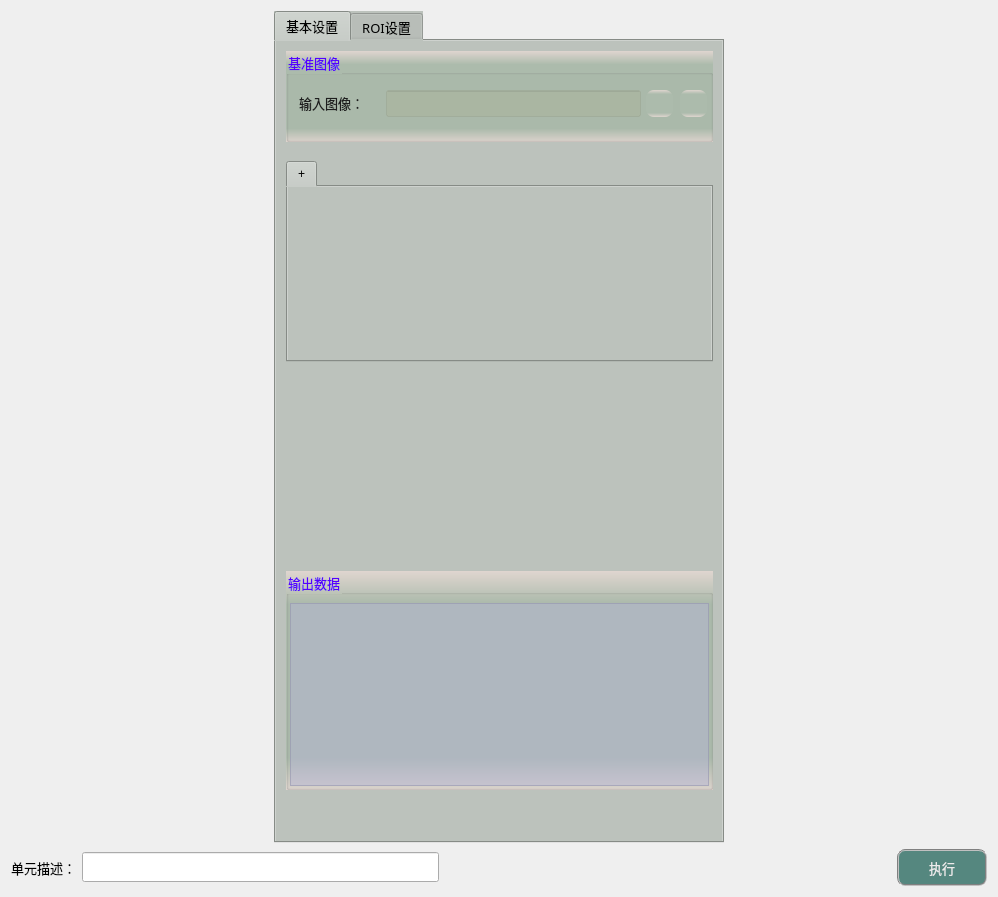
<?xml version="1.0" encoding="UTF-8"?>
<ui version="4.0">
 <class>frmFocusFusionClass</class>
 <widget class="QDialog" name="frmFocusFusionClass">
  <property name="geometry">
   <rect>
    <x>0</x>
    <y>0</y>
    <width>998</width>
    <height>897</height>
   </rect>
  </property>
  <property name="windowTitle">
   <string>frmFocusFusion</string>
  </property>
  <layout class="QVBoxLayout" name="verticalLayout">
   <item>
    <layout class="QHBoxLayout" name="horizontalLayout_2">
     <item>
      <widget class="QTabWidget" name="tabWidget">
       <property name="sizePolicy">
        <sizepolicy hsizetype="Fixed" vsizetype="Expanding">
         <horstretch>0</horstretch>
         <verstretch>0</verstretch>
        </sizepolicy>
       </property>
       <property name="minimumSize">
        <size>
         <width>450</width>
         <height>550</height>
        </size>
       </property>
       <property name="maximumSize">
        <size>
         <width>16777215</width>
         <height>16777215</height>
        </size>
       </property>
       <property name="font">
        <font>
         <family>微软雅黑</family>
         <pointsize>10</pointsize>
        </font>
       </property>
       <property name="styleSheet">
        <string notr="true">background-color: #bcc2bc;</string>
       </property>
       <property name="currentIndex">
        <number>0</number>
       </property>
       <widget class="QWidget" name="tab">
        <attribute name="title">
         <string>基本设置</string>
        </attribute>
        <widget class="QGroupBox" name="groupC3">
         <property name="geometry">
          <rect>
           <x>10</x>
           <y>530</y>
           <width>427</width>
           <height>219</height>
          </rect>
         </property>
         <property name="font">
          <font>
           <family>微软雅黑</family>
           <pointsize>10</pointsize>
          </font>
         </property>
         <property name="styleSheet">
          <string notr="true">background-color: qlineargradient(x1:0, y1:0, x2:0, y2:1, stop:0 #dfd5cf, stop: 0.15 #acbbac, stop: 0.85 #acbbac,stop:1 #dfd5cf);
color: rgb(85, 0, 255);</string>
         </property>
         <property name="title">
          <string>输出数据</string>
         </property>
         <widget class="QTextEdit" name="txtMsg">
          <property name="geometry">
           <rect>
            <x>4</x>
            <y>32</y>
            <width>419</width>
            <height>183</height>
           </rect>
          </property>
          <property name="font">
           <font>
            <family>微软雅黑</family>
           </font>
          </property>
          <property name="styleSheet">
           <string notr="true">QTextEdit         
{
    background-color: rgba(180, 180, 215,120);    
    gridline-color: rgba(220, 220, 255,255);
    color: rgba(20, 20, 20,200);
}
QScrollBar:vertical{ 
		background:#FFFFF2;
		padding-top:20px;
		padding-bottom:20px;
		padding-left:2px;
		padding-right:2px;
		border-left:1px solid #d7d7d7;}
QScrollBar::handle:vertical{
		background:#dbdbdb;
		border-radius:6px;
		min-height:20px;}
QScrollBar::handle:vertical:hover{
		background:#d0d0d0;}
QScrollBar::add-line:vertical{
		background:url(:/resource/down.png) center no-repeat;}
QScrollBar::sub-line:vertical{
		background:url(:/resource/up.png) center no-repeat;}
QScrollBar:horizontal{ 
		background:#FFFFF2;
		padding-top:20px;
		padding-bottom:20px;
		padding-left:2px;
		padding-right:2px;
		border-left:1px solid #d7d7d7;}
QScrollBar::handle:horizontal{
		background:#dbdbdb;
		border-radius:6px;
		min-height:20px;}
QScrollBar::handle:horizontal:hover{
		background:#d0d0d0;}
QScrollBar::add-line:horizontal{
		background:url(:/resource/right.png) center no-repeat;}
QScrollBar::sub-line:horizontal{
		background:url(:/resource/left.png) center no-repeat;}</string>
          </property>
          <property name="readOnly">
           <bool>true</bool>
          </property>
         </widget>
        </widget>
        <widget class="QTabWidget" name="img_parameters">
         <property name="geometry">
          <rect>
           <x>10</x>
           <y>120</y>
           <width>427</width>
           <height>201</height>
          </rect>
         </property>
         <property name="currentIndex">
          <number>0</number>
         </property>
         <widget class="QWidget" name="tab_4">
          <attribute name="title">
           <string>+</string>
          </attribute>
         </widget>
        </widget>
        <widget class="QGroupBox" name="groupCamera">
         <property name="geometry">
          <rect>
           <x>10</x>
           <y>10</y>
           <width>427</width>
           <height>91</height>
          </rect>
         </property>
         <property name="font">
          <font>
           <family>微软雅黑</family>
           <pointsize>10</pointsize>
          </font>
         </property>
         <property name="styleSheet">
          <string notr="true">background-color: qlineargradient(x1:0, y1:0, x2:0, y2:1, stop:0 #dfd5cf, stop: 0.15 #acbbac, stop: 0.85 #acbbac,stop:1 #dfd5cf);
color: rgb(85, 0, 255);</string>
         </property>
         <property name="title">
          <string>基准图像</string>
         </property>
         <widget class="QLabel" name="label_4">
          <property name="geometry">
           <rect>
            <x>13</x>
            <y>42</y>
            <width>79</width>
            <height>19</height>
           </rect>
          </property>
          <property name="font">
           <font>
            <family>微软雅黑</family>
            <pointsize>10</pointsize>
           </font>
          </property>
          <property name="styleSheet">
           <string notr="true">color: rgb(30, 30, 30);
background: transparent;</string>
          </property>
          <property name="text">
           <string>输入图像：</string>
          </property>
         </widget>
         <widget class="QLineEdit" name="txtLinkImage">
          <property name="geometry">
           <rect>
            <x>100</x>
            <y>39</y>
            <width>255</width>
            <height>27</height>
           </rect>
          </property>
          <property name="font">
           <font>
            <family>微软雅黑</family>
            <pointsize>10</pointsize>
           </font>
          </property>
          <property name="styleSheet">
           <string notr="true">color: rgb(0, 0, 200);
background-color: rgba(170, 170, 127,50);</string>
          </property>
          <property name="alignment">
           <set>Qt::AlignCenter</set>
          </property>
          <property name="readOnly">
           <bool>true</bool>
          </property>
         </widget>
         <widget class="QPushButton" name="btnLinkImage">
          <property name="geometry">
           <rect>
            <x>360</x>
            <y>39</y>
            <width>27</width>
            <height>27</height>
           </rect>
          </property>
          <property name="toolTip">
           <string>链接图像</string>
          </property>
          <property name="styleSheet">
           <string notr="true">QWidget{ border:none;border-radius: 8px;padding: 2px 4px;}
QPushButton:hover{ background-color: rgba(85, 150, 127, 100);}
QPushButton:pressed{background-color: rgba(85, 180, 127, 160);}</string>
          </property>
          <property name="text">
           <string/>
          </property>
          <property name="icon">
           <iconset resource="../../GeometryTools/FindCircle/sub_res.qrc">
            <normaloff>:/resource/link.png</normaloff>:/resource/link.png</iconset>
          </property>
          <property name="iconSize">
           <size>
            <width>27</width>
            <height>27</height>
           </size>
          </property>
         </widget>
         <widget class="QPushButton" name="btnDelLinkImage">
          <property name="geometry">
           <rect>
            <x>394</x>
            <y>39</y>
            <width>27</width>
            <height>27</height>
           </rect>
          </property>
          <property name="toolTip">
           <string>删除图像链接</string>
          </property>
          <property name="styleSheet">
           <string notr="true">QWidget{ border:none;border-radius: 8px;padding: 2px 4px;}
QPushButton:hover{ background-color: rgba(226, 142, 162, 100);}
QPushButton:pressed{background-color: rgba(226, 172, 162, 200);}</string>
          </property>
          <property name="text">
           <string/>
          </property>
          <property name="icon">
           <iconset resource="../../GeometryTools/FindCircle/sub_res.qrc">
            <normaloff>:/resource/del_link.png</normaloff>:/resource/del_link.png</iconset>
          </property>
          <property name="iconSize">
           <size>
            <width>27</width>
            <height>27</height>
           </size>
          </property>
         </widget>
        </widget>
       </widget>
       <widget class="QWidget" name="tab_2">
        <attribute name="title">
         <string>ROI设置</string>
        </attribute>
        <widget class="QGroupBox" name="groupC4">
         <property name="geometry">
          <rect>
           <x>9</x>
           <y>18</y>
           <width>427</width>
           <height>215</height>
          </rect>
         </property>
         <property name="font">
          <font>
           <family>微软雅黑</family>
           <pointsize>10</pointsize>
          </font>
         </property>
         <property name="styleSheet">
          <string notr="true">background-color: qlineargradient(x1:0, y1:0, x2:0, y2:1, stop:0 #dfd5cf, stop: 0.15 #acbbac, stop: 0.85 #acbbac,stop:1 #dfd5cf);
color: rgb(85, 0, 255);</string>
         </property>
         <property name="title">
          <string>ROI对象</string>
         </property>
         <widget class="QPushButton" name="btnAddROI">
          <property name="geometry">
           <rect>
            <x>20</x>
            <y>34</y>
            <width>66</width>
            <height>32</height>
           </rect>
          </property>
          <property name="sizePolicy">
           <sizepolicy hsizetype="Fixed" vsizetype="Fixed">
            <horstretch>0</horstretch>
            <verstretch>0</verstretch>
           </sizepolicy>
          </property>
          <property name="minimumSize">
           <size>
            <width>60</width>
            <height>30</height>
           </size>
          </property>
          <property name="font">
           <font>
            <family>微软雅黑</family>
            <pointsize>9</pointsize>
           </font>
          </property>
          <property name="styleSheet">
           <string notr="true">QWidget{ background-color: rgba(9, 42, 47, 200);}
QWidget{ color: rgb(235, 235, 235);}
QWidget{ border: 2px groove gray;border-radius: 5px;padding: 2px 4px;}
QPushButton:hover{ background-color: rgb(9, 62, 52);}
QPushButton:pressed{background-color: rgb(9, 82, 72);}</string>
          </property>
          <property name="text">
           <string>添加</string>
          </property>
         </widget>
         <widget class="QPushButton" name="btnDeleteROI">
          <property name="geometry">
           <rect>
            <x>100</x>
            <y>34</y>
            <width>66</width>
            <height>32</height>
           </rect>
          </property>
          <property name="minimumSize">
           <size>
            <width>60</width>
            <height>30</height>
           </size>
          </property>
          <property name="font">
           <font>
            <family>微软雅黑</family>
            <pointsize>9</pointsize>
           </font>
          </property>
          <property name="styleSheet">
           <string notr="true">QWidget{ background-color: rgba(97, 63, 56, 200);}
QWidget{ color: rgb(235, 235, 235);}
QWidget{ border: 2px groove gray;border-radius: 5px;padding: 2px 4px;}
QPushButton:hover{ background-color: rgb(97, 83, 76);}
QPushButton:pressed{background-color: rgb(117, 83, 96);}</string>
          </property>
          <property name="text">
           <string>删除</string>
          </property>
         </widget>
         <widget class="QLineEdit" name="txtLinkFollow">
          <property name="geometry">
           <rect>
            <x>114</x>
            <y>84</y>
            <width>235</width>
            <height>27</height>
           </rect>
          </property>
          <property name="font">
           <font>
            <family>微软雅黑</family>
            <pointsize>10</pointsize>
           </font>
          </property>
          <property name="toolTip">
           <string>匹配基准中心</string>
          </property>
          <property name="styleSheet">
           <string notr="true">color: rgb(0, 0, 200);
background-color: rgba(170, 170, 127,50);</string>
          </property>
          <property name="alignment">
           <set>Qt::AlignCenter</set>
          </property>
          <property name="readOnly">
           <bool>true</bool>
          </property>
         </widget>
         <widget class="QPushButton" name="btnDelLinkFollow">
          <property name="geometry">
           <rect>
            <x>388</x>
            <y>84</y>
            <width>27</width>
            <height>27</height>
           </rect>
          </property>
          <property name="toolTip">
           <string>删除位置跟随链接</string>
          </property>
          <property name="styleSheet">
           <string notr="true">QWidget{ border:none;border-radius: 8px;padding: 2px 4px;}
QPushButton:hover{ background-color: rgba(226, 142, 162, 100);}
QPushButton:pressed{background-color: rgba(226, 172, 162, 200);}</string>
          </property>
          <property name="text">
           <string/>
          </property>
          <property name="icon">
           <iconset resource="../../GeometryTools/FindCircle/sub_res.qrc">
            <normaloff>:/resource/del_link.png</normaloff>:/resource/del_link.png</iconset>
          </property>
          <property name="iconSize">
           <size>
            <width>27</width>
            <height>27</height>
           </size>
          </property>
         </widget>
         <widget class="QPushButton" name="btnLinkFollow">
          <property name="geometry">
           <rect>
            <x>354</x>
            <y>84</y>
            <width>27</width>
            <height>27</height>
           </rect>
          </property>
          <property name="toolTip">
           <string>链接位置跟随</string>
          </property>
          <property name="styleSheet">
           <string notr="true">QWidget{ border:none;border-radius: 8px;padding: 2px 4px;}
QPushButton:hover{ background-color: rgba(85, 150, 127, 100);}
QPushButton:pressed{background-color: rgba(85, 180, 127, 160);}</string>
          </property>
          <property name="text">
           <string/>
          </property>
          <property name="icon">
           <iconset resource="../../GeometryTools/FindCircle/sub_res.qrc">
            <normaloff>:/resource/link.png</normaloff>:/resource/link.png</iconset>
          </property>
          <property name="iconSize">
           <size>
            <width>27</width>
            <height>27</height>
           </size>
          </property>
         </widget>
         <widget class="QCheckBox" name="checkUseFollow">
          <property name="geometry">
           <rect>
            <x>13</x>
            <y>83</y>
            <width>95</width>
            <height>27</height>
           </rect>
          </property>
          <property name="sizePolicy">
           <sizepolicy hsizetype="Fixed" vsizetype="Fixed">
            <horstretch>0</horstretch>
            <verstretch>0</verstretch>
           </sizepolicy>
          </property>
          <property name="font">
           <font>
            <family>微软雅黑</family>
            <pointsize>10</pointsize>
           </font>
          </property>
          <property name="styleSheet">
           <string notr="true">QCheckBox{
    color: rgb(30, 30, 30);
	border-style: flat;
	background: transparent;
}
QCheckBox::indicator {
    width: 17px;
    height: 17px;    
}
QCheckBox::indicator::unchecked {
    image: url(:/resource/untick.png);
}
QCheckBox::indicator::checked {
    image: url(:/resource/tick.png);
};</string>
          </property>
          <property name="text">
           <string>位置跟随</string>
          </property>
          <property name="iconSize">
           <size>
            <width>22</width>
            <height>22</height>
           </size>
          </property>
         </widget>
        </widget>
       </widget>
      </widget>
     </item>
     <item>
      <layout class="QGridLayout" name="imageLayout">
       <property name="spacing">
        <number>1</number>
       </property>
      </layout>
     </item>
    </layout>
   </item>
   <item>
    <layout class="QHBoxLayout" name="horizontalLayout">
     <item>
      <widget class="QLabel" name="label_3">
       <property name="sizePolicy">
        <sizepolicy hsizetype="Fixed" vsizetype="Fixed">
         <horstretch>0</horstretch>
         <verstretch>0</verstretch>
        </sizepolicy>
       </property>
       <property name="maximumSize">
        <size>
         <width>83</width>
         <height>25</height>
        </size>
       </property>
       <property name="font">
        <font>
         <family>微软雅黑</family>
         <pointsize>10</pointsize>
        </font>
       </property>
       <property name="styleSheet">
        <string notr="true">background-color: rgba(255, 255, 255, 0);</string>
       </property>
       <property name="text">
        <string>单元描述：</string>
       </property>
      </widget>
     </item>
     <item>
      <widget class="QLineEdit" name="txtDescribe">
       <property name="sizePolicy">
        <sizepolicy hsizetype="Fixed" vsizetype="Fixed">
         <horstretch>0</horstretch>
         <verstretch>0</verstretch>
        </sizepolicy>
       </property>
       <property name="minimumSize">
        <size>
         <width>357</width>
         <height>30</height>
        </size>
       </property>
       <property name="maximumSize">
        <size>
         <width>16777215</width>
         <height>30</height>
        </size>
       </property>
       <property name="font">
        <font>
         <family>微软雅黑</family>
         <pointsize>10</pointsize>
        </font>
       </property>
      </widget>
     </item>
     <item>
      <spacer name="horizontalSpacer_8">
       <property name="orientation">
        <enum>Qt::Horizontal</enum>
       </property>
       <property name="sizeHint" stdset="0">
        <size>
         <width>298</width>
         <height>20</height>
        </size>
       </property>
      </spacer>
     </item>
     <item>
      <widget class="QPushButton" name="btnExecute">
       <property name="minimumSize">
        <size>
         <width>90</width>
         <height>37</height>
        </size>
       </property>
       <property name="font">
        <font>
         <family>微软雅黑</family>
         <pointsize>10</pointsize>
        </font>
       </property>
       <property name="styleSheet">
        <string notr="true">QWidget{ background-color: rgb(85, 135, 127);}
QWidget{ color: rgb(235, 235, 235);}
QWidget{ border: 2px groove gray;border-radius: 8px;padding: 2px 4px;}
QPushButton:hover{ background-color: rgb(85, 155, 127);}
QPushButton:pressed{background-color: rgb(85, 175, 127);}</string>
       </property>
       <property name="text">
        <string>执行</string>
       </property>
      </widget>
     </item>
    </layout>
   </item>
  </layout>
 </widget>
 <layoutdefault spacing="6" margin="11"/>
 <resources>
  <include location="../../GeometryTools/FindCircle/sub_res.qrc"/>
 </resources>
 <connections/>
</ui>
